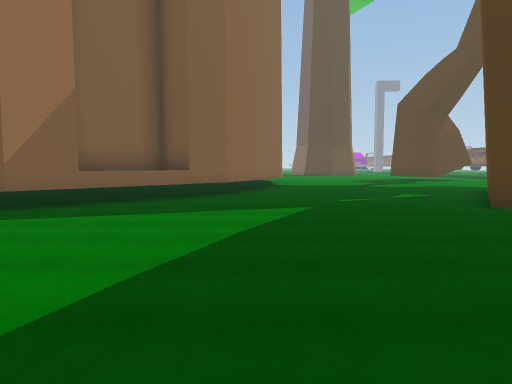
View 1 (above)

24 first-person views from a walk through a Unity game level. The camera is 1.5 m above the floor, tilts 4° down and sees 70° across. The floor is counted in squares, 2 m on a side. Each view is taken from the middle of a square. On the plan, view 1 faces up. The plan holds only what a view shows up to about 11 squares ahead; the rest is blank. The place goes on beyond the plan. Some animated figures are not drawn. Some surface patterns are stand-ins.

View 2
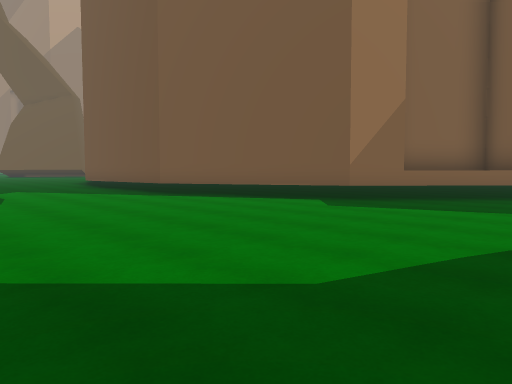

View 3
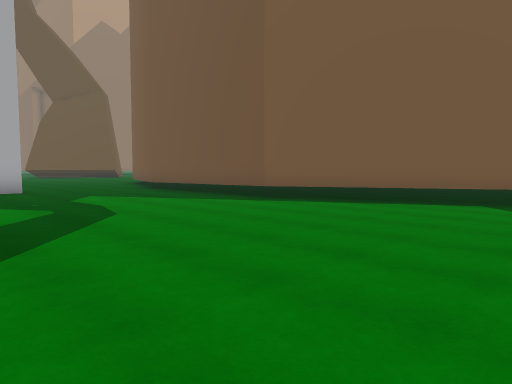

View 4
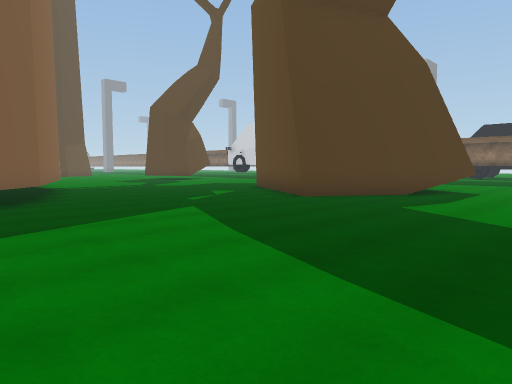

View 5
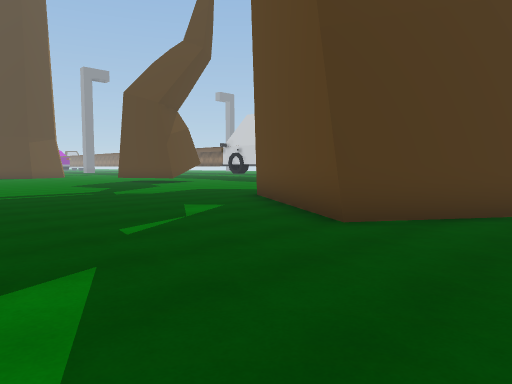

View 6
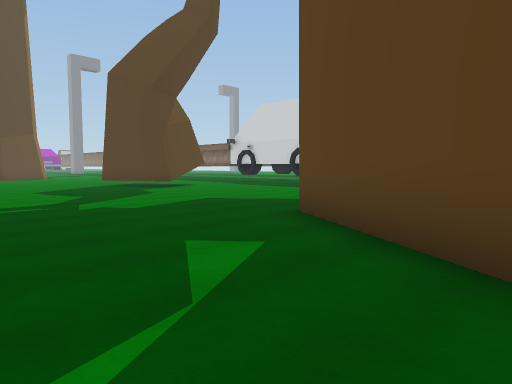

View 7
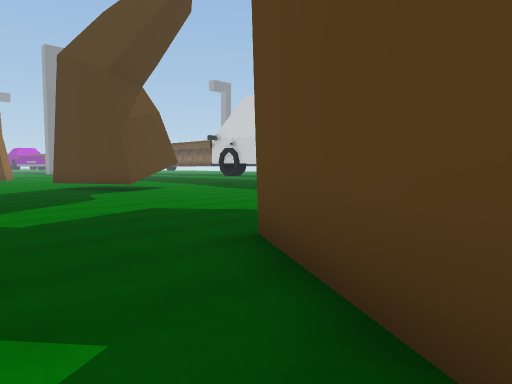

View 8
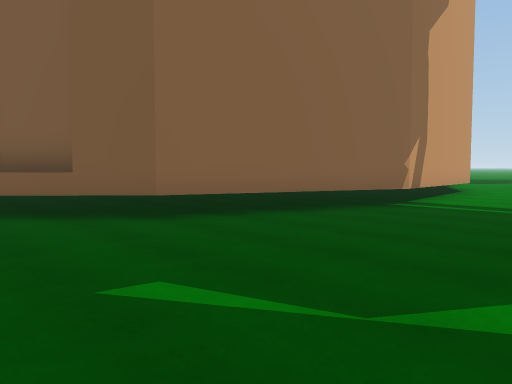

View 9
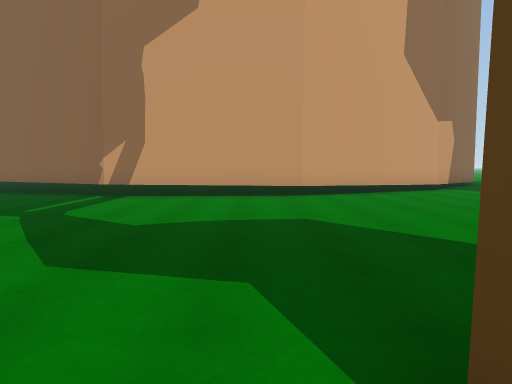

View 10
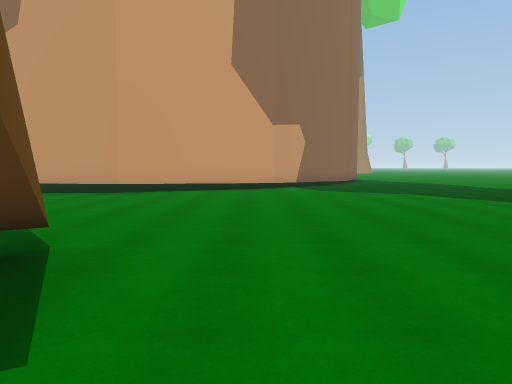

View 11
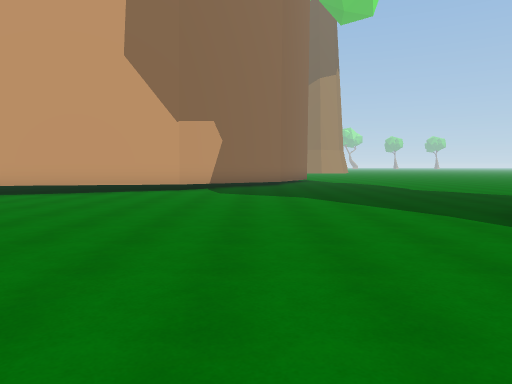

View 12
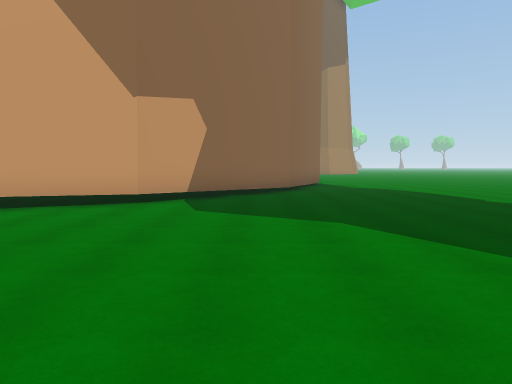

View 13
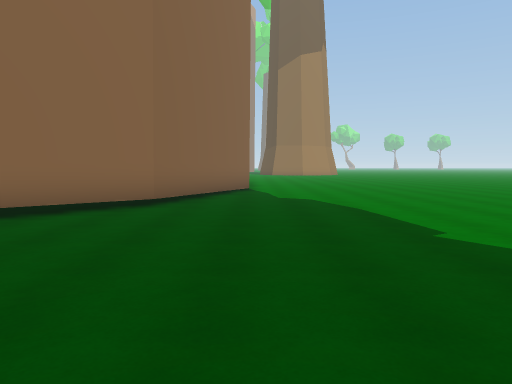

View 14
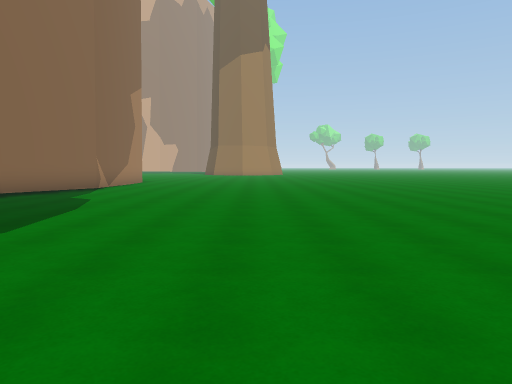

View 15
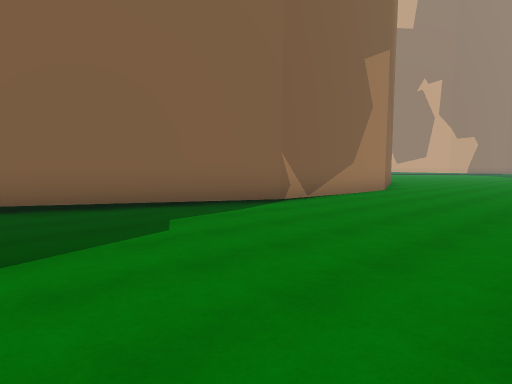

View 16
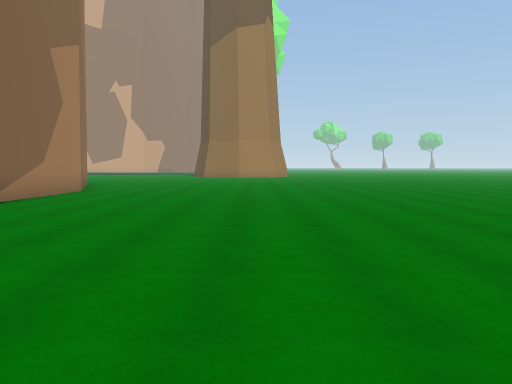

View 17
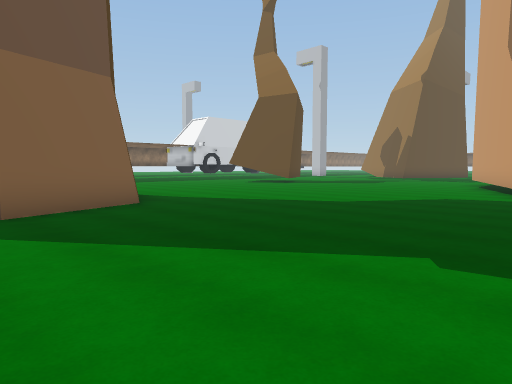

View 18
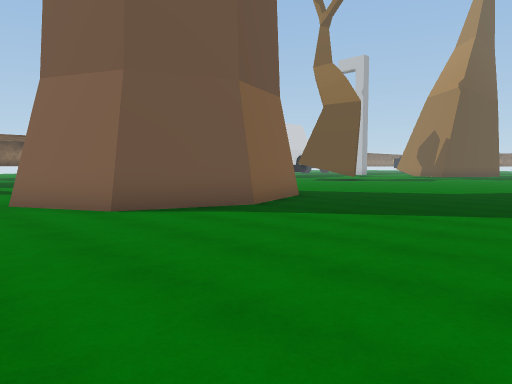

View 19
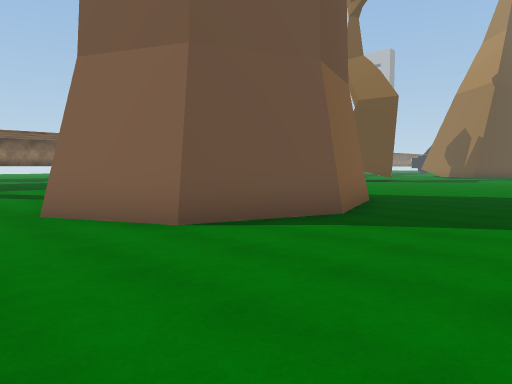

View 20
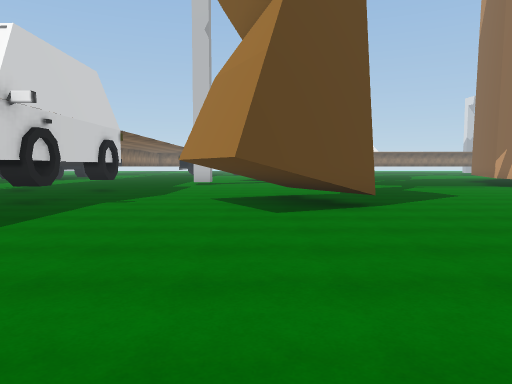

View 21
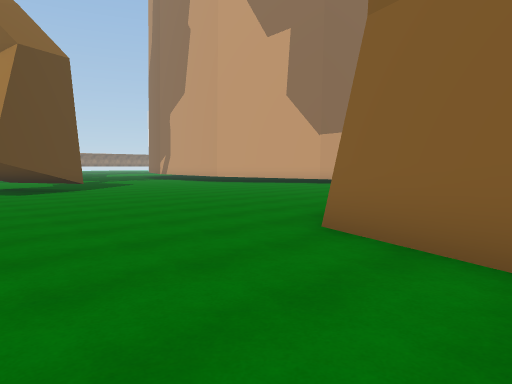

View 22
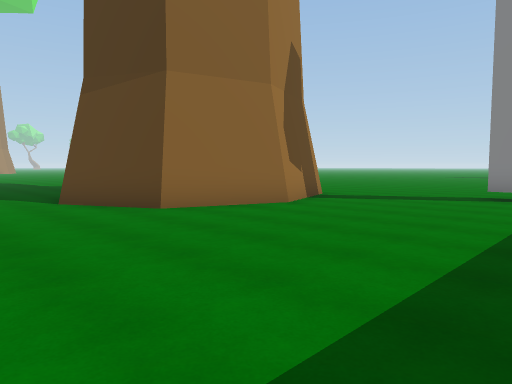

View 23
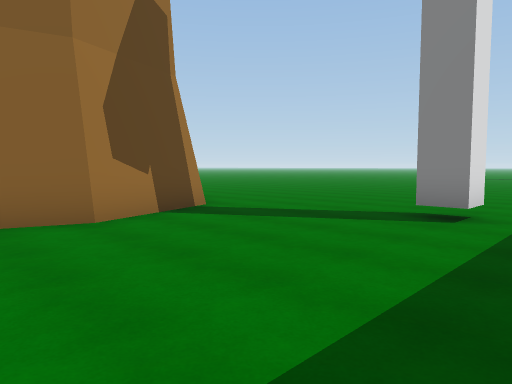

View 24
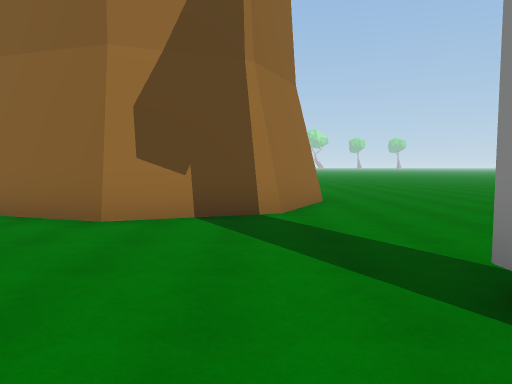

### Floor plan
Key: @ floor where view 1 was taken; # wall or solid block; . floor; ^ raised ledge.
Columns run from 15 left of view 1 to 15 right of it. Each row starts with its distance up from view 1.
 38 .............................
 37 ...........................#.
 36 ....................###......
 35 ...................## ##......
 34 ...................#   #......
 33 ...................#   ##.....
 32 ...................#   #......
 31 ...................#  ##......
 30 .................... ##.......
 29 ..............................
 28 ########......................
 27        ####...................
 26           ##................
 25            ##...............
 24             ##...............
 23              ##...............
 22               #.........##....
 21               ##.......####...#
 20                #........###...#
 19                ##.......##....
 18                 #.............
 17                 #.............#
 16                 #..........
 15                 #..........
 14                ##.........
 13                #..........
 12               ##.........
 11               #........
 10             ###.......#
  9            #^#.......##
  8            #^.......##
  7           ##........##
  6         ###.........###
  5     #####.............##
  4    ##..................#.
  3   .......................
  2  ....................
  1 .................
  0 #..............@
 -1     ............
 -2          ....

Positions as (right, up) in squares from view 1, and headings:
1: (0, 0), facing up
2: (0, -1), facing up-left
3: (-3, -2), facing up-left
4: (-3, 1), facing up-right
5: (0, 4), facing up-right
6: (2, 7), facing up-right
7: (4, 8), facing up-right
8: (4, 7), facing up-left
9: (10, 18), facing left
10: (11, 23), facing left
11: (10, 26), facing left
12: (6, 26), facing left
13: (2, 29), facing left
14: (2, 34), facing left
15: (-4, 34), facing down-left
16: (-4, 34), facing left
17: (-3, 34), facing down-right
18: (-2, 38), facing down-right
19: (0, 38), facing down-right
20: (10, 28), facing down
21: (12, 33), facing down-left
22: (14, 27), facing up-left
23: (14, 31), facing up-left
24: (14, 35), facing left
